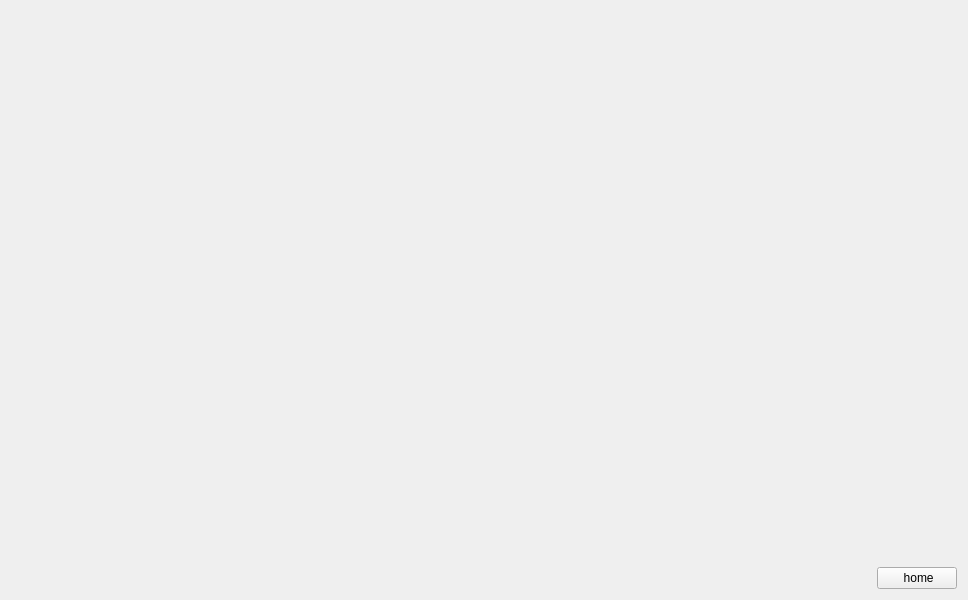
<?xml version="1.0" encoding="UTF-8"?>
<ui version="4.0">
 <class>IntrusionWidget</class>
 <widget class="QWidget" name="IntrusionWidget">
  <property name="geometry">
   <rect>
    <x>0</x>
    <y>0</y>
    <width>968</width>
    <height>600</height>
   </rect>
  </property>
  <property name="sizePolicy">
   <sizepolicy hsizetype="Expanding" vsizetype="Expanding">
    <horstretch>0</horstretch>
    <verstretch>0</verstretch>
   </sizepolicy>
  </property>
  <property name="windowTitle">
   <string>Form</string>
  </property>
  <property name="layoutDirection">
   <enum>Qt::LayoutDirection::LeftToRight</enum>
  </property>
  <layout class="QGridLayout" name="gridLayout">
   <item row="0" column="0">
    <widget class="CustomTableWidget" name="intrusionEventTable" native="true">
     <property name="sizePolicy">
      <sizepolicy hsizetype="Expanding" vsizetype="Expanding">
       <horstretch>0</horstretch>
       <verstretch>0</verstretch>
      </sizepolicy>
     </property>
    </widget>
   </item>
   <item row="1" column="0">
    <widget class="QPushButton" name="btnBackFromIntrusion">
     <property name="sizePolicy">
      <sizepolicy hsizetype="Fixed" vsizetype="Fixed">
       <horstretch>0</horstretch>
       <verstretch>0</verstretch>
      </sizepolicy>
     </property>
     <property name="layoutDirection">
      <enum>Qt::LayoutDirection::RightToLeft</enum>
     </property>
     <property name="text">
      <string> home</string>
     </property>
    </widget>
   </item>
  </layout>
 </widget>
 <customwidgets>
  <customwidget>
   <class>CustomTableWidget</class>
   <extends>QWidget</extends>
   <header>customtablewidget.h</header>
   <container>1</container>
  </customwidget>
 </customwidgets>
 <resources/>
 <connections/>
</ui>
